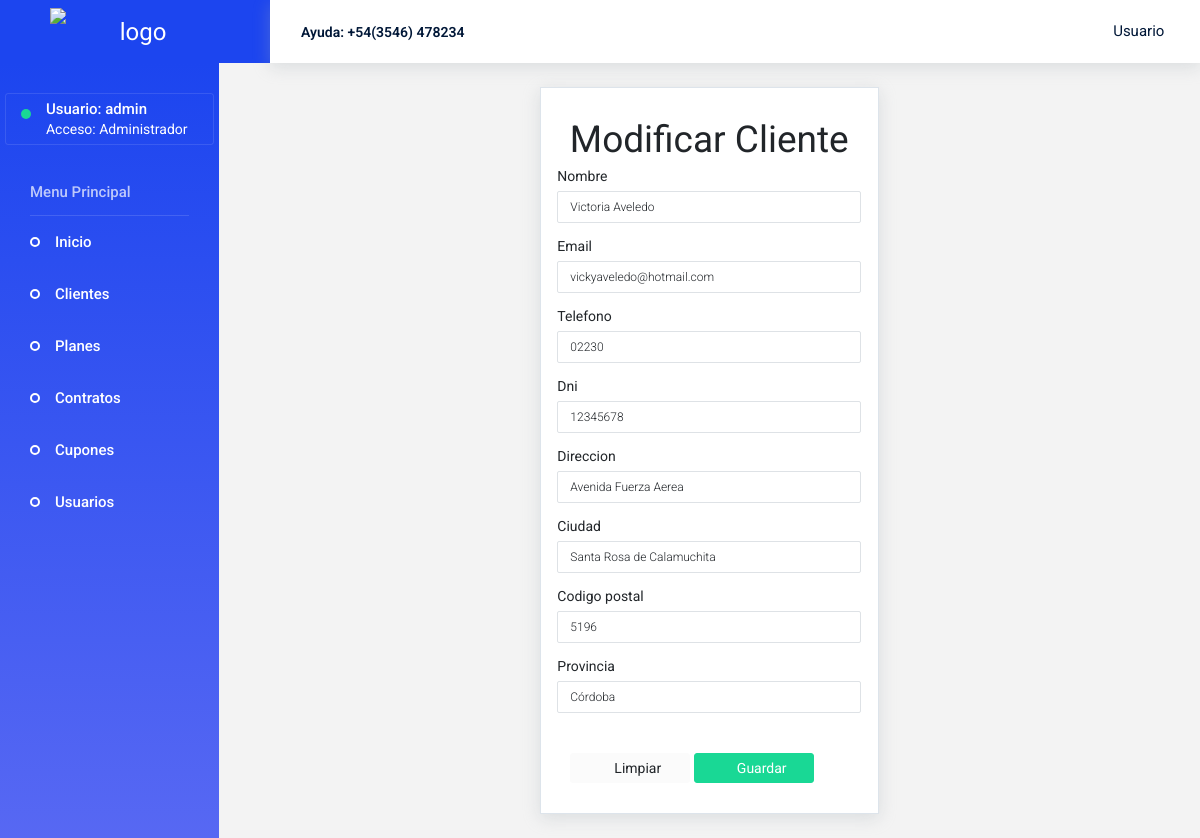
Page /modificar_cliente/10/ (signed in) on the earlier database version.
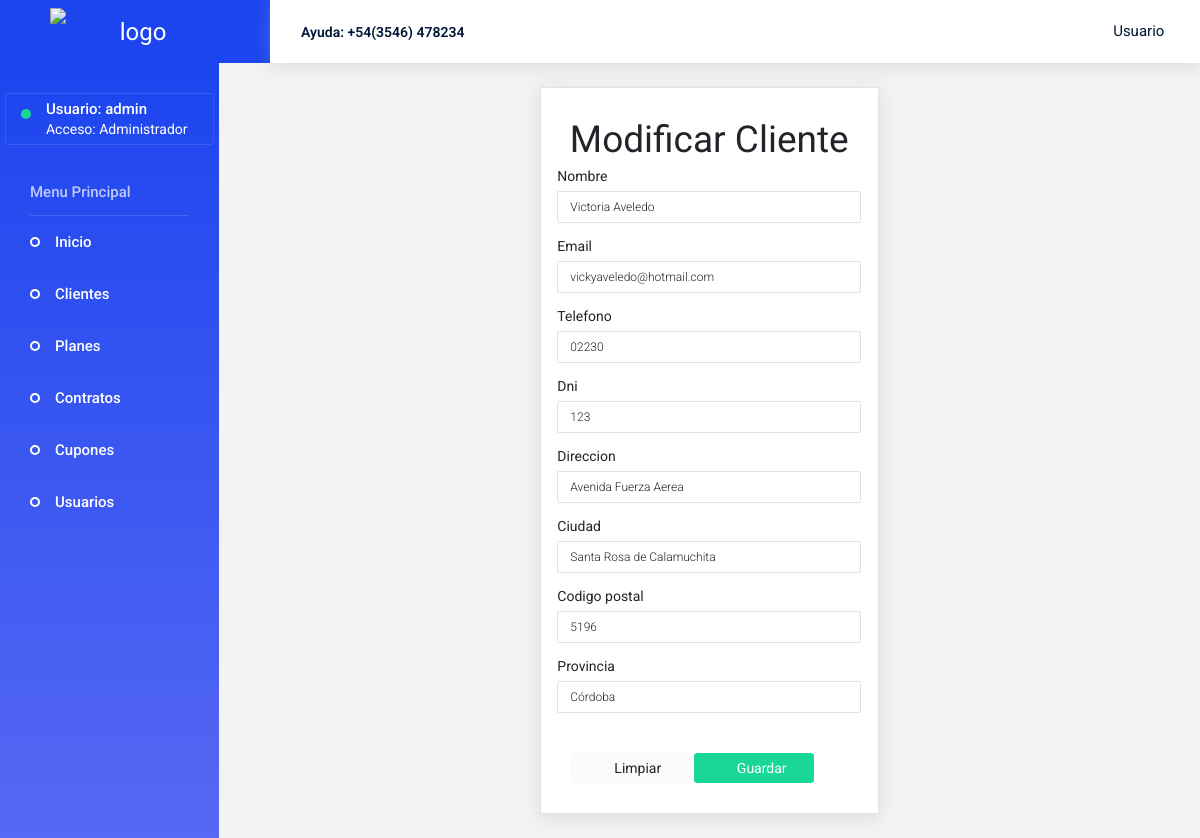
Same page on the later database version.
### core/models.py (models this page shows, shortened)
class Cliente(models.Model):
    nombre = models.CharField(max_length=80)
    email = models.EmailField(max_length=50, unique=True)
    telefono = models.CharField(max_length=20)
    dni = models.IntegerField(unique=True)
    direccion = models.CharField(max_length=50)
    ciudad = models.CharField(max_length=50)
    codigo_postal = models.IntegerField(validators=[MaxValueValidator(9999),MinValueValidator(1000)])
    provincia = models.CharField(max_length=50)

### core/views.py (the view, shortened to what this page needs)
# urls.py: path('modificar_cliente/<id>/', modificar_cliente, name="modificar_cliente"),
@login_required
def modificar_cliente(request, id):
    cliente = Cliente.objects.get(id=id)
    data = {
        'form':ClienteForm(instance=cliente)
    }
    guardo = False
    return render(request, 'core/modificar_cliente.html', data)

### core/templates/core/modificar_cliente.html (shortened to what this page needs)
{% extends 'core/base.html' %}
{% load static %}
{% block contenido %}
<div class="content-wrapper">
    <div class="generic-form">
    <div class="row">
        <div class="row flex-grow">
            <div class="col-12">
                <div class="card">
                    <div class="card-body">
                        <h1 id="titulo">Modificar Cliente</h1>
                            <form class="forms-sample" action="" method="POST">
                                <div class="form-group row">
                                    <label for="nombre">{{ form.nombre.label }}</label>
                                    {{ form.nombre }}
                                </div>
                                <div class="form-group row">
                                    <label for="email">{{ form.email.label }}</label>
                                    {{ form.email }}
                                </div>
                                <div class="form-group row">
                                    <label for="telefono">{{ form.telefono.label }}</label>
                                    {{ form.telefono }}
                                </div>
                                <div class="form-group row">
                                    <label for="dni">{{ form.dni.label }}</label>
                                    {{ form.dni }}
                                </div>
                                <div class="form-group row">
                                    <label for="direccion">{{ form.direccion.label }}</label>
                                    {{ form.direccion }}
                                </div>
                                <div class="form-group row">
                                    <label for="ciudad">{{ form.ciudad.label }}</label>
                                    {{ form.ciudad }}
                                </div>
                                <div class="form-group row">
                                    <label for="codigo_postal">{{ form.codigo_postal.label }}</label>
                                    {{ form.codigo_postal }}
                                </div>
                                <div class="form-group row">
                                    <label for="provincia">{{ form.provincia.label }}</label>
                                    {{ form.provincia }}
                                </div>
                                <br>
                                <button type="reset" class="btn btn-light btn-fw">
                                    <i class="mdi mdi-refresh"></i>Limpiar</button>
                                <button type="submit" class="btn btn-success btn-fw">
                                    <i class="mdi mdi-check"></i>Guardar</button>
                            </form>
                    </div>
                </div>
            </div>
        </div>
    </div>
    </div>
</div>
{% endblock %}

Differences in the rows shown:
changed Cliente "Victoria Aveledo": dni "12345678" → "123"
